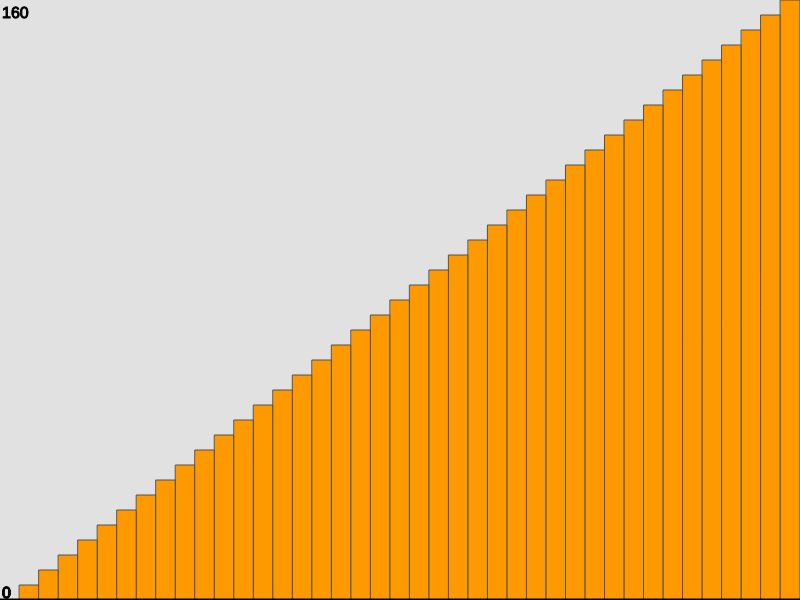
Frame 1 (no input)
Frame 60 (no input): identical to frame 1, image omitted
Frame 120 (the mouse pressed at the canvas centre since frame 60): identical to frame 1, image omitted

The p5.js sketch that drew this single still picture (run headless with seeded random() and noise() and a simulated clock; from frame 60 on, the mouse is pressed at the canvas centre):

// p5.js sketch
// ── sketch.js
// SIMPLE ARRAY VISUALIZER

// Declare Global Variables
let myArray;
let yMin, yMax;

// SETUP FUNCTION - Runs once at beginning of program
function setup() {
	createCanvas(800, 600);

	// Initialize Global Variables
	yMin = 0;
	yMax = 160;
	myArray = [];
	for (let n = 0; n < 41; n++) {
		myArray.push(n * 4);
	}
}

// DRAW FUNCTION - Loops @ 60FPS by default
function draw() {
	// LOGIC

	// DRAW
	background(225);
	drawArray();
}

function keyPressed() {
	if (keyCode == 49) {
		for (let i = 0; i < myArray.length; i++) {
			myArray[i] += 10;
		}
	}
	if (keyCode == 50) {
		for (let i = 0; i < myArray.length; i++) {
			myArray[i] -= 10
		}
	}
}


// ── visualizer.js
function drawArray() {
	// Calculate Relative Zero
	let zeroY = map(0, yMin, yMax, height, 0);

	// Draw Bars
	fill(255, 153, 0);
	stroke(80);
	strokeWeight(1);
	let w = width / myArray.length; // Calc width of bar based on # of elements
	for (let i = 0; i < myArray.length; i++) {
		if (myArray[i] > 0) { // Positive Values
			valueY = map(myArray[i], 0, yMax, zeroY, 0);
			rect(i * w, valueY, w, zeroY - valueY);
		} else { // Negative Values
			valueY = map(myArray[i], yMin, 0, height, zeroY);
			rect(i * w, zeroY, w, valueY - zeroY);
		}
	}

	// Draw Zero Line if necessary
	if (zeroY <= height) {
		stroke(0);
		strokeWeight(3);
		line(0, zeroY, width, zeroY);
	}

	// Text for zero, yMin & yMax
	textSize(16);
	fill(0);
	strokeWeight(1);
	text(0, 2, zeroY - 2);
	text(yMin, 2, height - 2);
	text(yMax, 2, 18);
}
